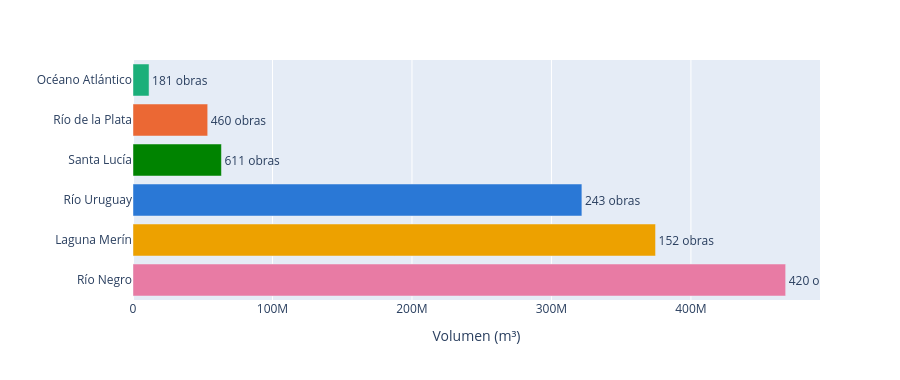

The cell this chart's notebook holds for it:
### Markdown cell above
## 7. Resumen por cuenca nivel 1

### Code cell
resumen_n1 = (
    df.groupby("cuenca_n1")
    .agg(volumen=("volumen", "sum"), obras=("volumen", "count"), cuencas=("codcuenca", "nunique"))
    .reset_index()
    .sort_values("volumen")
)
fig_n1 = px.bar(
    resumen_n1, x="volumen", y="cuenca_n1", orientation="h", color="cuenca_n1",
    color_discrete_map=N1_COLORS, text=resumen_n1["obras"].astype(str) + " obras",
    labels={"volumen": "Volumen (m³)", "cuenca_n1": ""},
)
fig_n1.update_traces(textposition="outside")
fig_n1.update_layout(height=380, showlegend=False)
fig_n1

### Figure 1 — Plotly figure (JSON) as saved in the notebook; plotly's stock layout.template omitted (floating-point values rounded to 4 significant figures)
{"data": [{"hovertemplate": "=%{y}<br>Volumen (m³)=%{x}<br>text=%{text}<extra></extra>", "legendgroup": "Océano Atlántico", "marker": {"color": "#1baf7a", "pattern": {"shape": ""}}, "name": "Océano Atlántico", "orientation": "h", "showlegend": true, "text": ["181 obras"], "textposition": "outside", "x": [11510000.0], "xaxis": "x", "y": ["Océano Atlántico"], "yaxis": "y", "type": "bar"}, {"hovertemplate": "=%{y}<br>Volumen (m³)=%{x}<br>text=%{text}<extra></extra>", "legendgroup": "Río de la Plata", "marker": {"color": "#eb6834", "pattern": {"shape": ""}}, "name": "Río de la Plata", "orientation": "h", "showlegend": true, "text": ["460 obras"], "textposition": "outside", "x": [53560000.0], "xaxis": "x", "y": ["Río de la Plata"], "yaxis": "y", "type": "bar"}, {"hovertemplate": "=%{y}<br>Volumen (m³)=%{x}<br>text=%{text}<extra></extra>", "legendgroup": "Santa Lucía", "marker": {"color": "#008300", "pattern": {"shape": ""}}, "name": "Santa Lucía", "orientation": "h", "showlegend": true, "text": ["611 obras"], "textposition": "outside", "x": [63400000.0], "xaxis": "x", "y": ["Santa Lucía"], "yaxis": "y", "type": "bar"}, {"hovertemplate": "=%{y}<br>Volumen (m³)=%{x}<br>text=%{text}<extra></extra>", "legendgroup": "Río Uruguay", "marker": {"color": "#2a78d6", "pattern": {"shape": ""}}, "name": "Río Uruguay", "orientation": "h", "showlegend": true, "text": ["243 obras"], "textposition": "outside", "x": [321800000.0], "xaxis": "x", "y": ["Río Uruguay"], "yaxis": "y", "type": "bar"}, {"hovertemplate": "=%{y}<br>Volumen (m³)=%{x}<br>text=%{text}<extra></extra>", "legendgroup": "Laguna Merín", "marker": {"color": "#eda100", "pattern": {"shape": ""}}, "name": "Laguna Merín", "orientation": "h", "showlegend": true, "text": ["152 obras"], "textposition": "outside", "x": [374600000.0], "xaxis": "x", "y": ["Laguna Merín"], "yaxis": "y", "type": "bar"}, {"hovertemplate": "=%{y}<br>Volumen (m³)=%{x}<br>text=%{text}<extra></extra>", "legendgroup": "Río Negro", "marker": {"color": "#e87ba4", "pattern": {"shape": ""}}, "name": "Río Negro", "orientation": "h", "showlegend": true, "text": ["420 obras"], "textposition": "outside", "x": [467900000.0], "xaxis": "x", "y": ["Río Negro"], "yaxis": "y", "type": "bar"}], "layout": {"xaxis": {"anchor": "y", "domain": [0.0, 1.0], "title": {"text": "Volumen (m³)"}}, "yaxis": {"anchor": "x", "domain": [0.0, 1.0], "title": {"text": ""}, "categoryorder": "array", "categoryarray": ["Río Negro", "Laguna Merín", "Río Uruguay", "Santa Lucía", "Río de la Plata", "Océano Atlántico"]}, "legend": {"title": {"text": ""}, "tracegroupgap": 0}, "margin": {"t": 60}, "barmode": "relative", "height": 380, "showlegend": false}}
